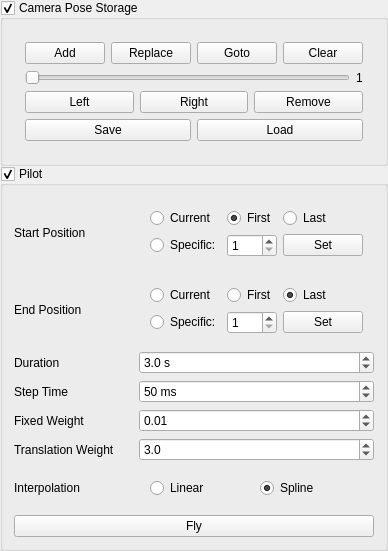
<?xml version="1.0" encoding="UTF-8"?>
<ui version="4.0">
 <class>VisualizerCamControlClass</class>
 <widget class="QWidget" name="VisualizerCamControlClass">
  <property name="geometry">
   <rect>
    <x>0</x>
    <y>0</y>
    <width>317</width>
    <height>474</height>
   </rect>
  </property>
  <property name="sizePolicy">
   <sizepolicy hsizetype="Preferred" vsizetype="Preferred">
    <horstretch>0</horstretch>
    <verstretch>0</verstretch>
   </sizepolicy>
  </property>
  <property name="minimumSize">
   <size>
    <width>0</width>
    <height>0</height>
   </size>
  </property>
  <property name="baseSize">
   <size>
    <width>0</width>
    <height>0</height>
   </size>
  </property>
  <property name="windowTitle">
   <string>Lidar Image Processing</string>
  </property>
  <layout class="QVBoxLayout" name="verticalLayout">
   <property name="spacing">
    <number>0</number>
   </property>
   <property name="margin">
    <number>0</number>
   </property>
   <item>
    <widget class="QGroupBox" name="gbFrameProcessing">
     <property name="title">
      <string>Camera Pose Storage</string>
     </property>
     <property name="checkable">
      <bool>true</bool>
     </property>
     <property name="checked">
      <bool>true</bool>
     </property>
     <layout class="QVBoxLayout" name="verticalLayout_3">
      <item>
       <widget class="QWidget" name="wFrameProcessing" native="true">
        <layout class="QVBoxLayout" name="verticalLayout_2">
         <item>
          <layout class="QHBoxLayout" name="horizontalLayout">
           <item>
            <widget class="QPushButton" name="pbAdd">
             <property name="text">
              <string>Add</string>
             </property>
            </widget>
           </item>
           <item>
            <widget class="QPushButton" name="pbReplace">
             <property name="text">
              <string>Replace</string>
             </property>
            </widget>
           </item>
           <item>
            <widget class="QPushButton" name="pbGoto">
             <property name="text">
              <string>Goto</string>
             </property>
            </widget>
           </item>
           <item>
            <spacer name="horizontalSpacer">
             <property name="orientation">
              <enum>Qt::Horizontal</enum>
             </property>
             <property name="sizeHint" stdset="0">
              <size>
               <width>40</width>
               <height>20</height>
              </size>
             </property>
            </spacer>
           </item>
           <item>
            <widget class="QPushButton" name="pbClear">
             <property name="text">
              <string>Clear</string>
             </property>
            </widget>
           </item>
          </layout>
         </item>
         <item>
          <layout class="QHBoxLayout" name="horizontalLayout_4">
           <item>
            <widget class="QSlider" name="hsStorage">
             <property name="minimum">
              <number>1</number>
             </property>
             <property name="maximum">
              <number>1</number>
             </property>
             <property name="orientation">
              <enum>Qt::Horizontal</enum>
             </property>
            </widget>
           </item>
           <item>
            <widget class="QLabel" name="lStorageSelect">
             <property name="text">
              <string>1</string>
             </property>
            </widget>
           </item>
          </layout>
         </item>
         <item>
          <layout class="QHBoxLayout" name="horizontalLayout_2">
           <item>
            <widget class="QPushButton" name="pbLeft">
             <property name="text">
              <string>Left</string>
             </property>
            </widget>
           </item>
           <item>
            <widget class="QPushButton" name="pbRight">
             <property name="text">
              <string>Right</string>
             </property>
            </widget>
           </item>
           <item>
            <widget class="QPushButton" name="pbRemove">
             <property name="text">
              <string>Remove</string>
             </property>
            </widget>
           </item>
          </layout>
         </item>
         <item>
          <layout class="QHBoxLayout" name="horizontalLayout_5">
           <item>
            <widget class="QPushButton" name="pbSave">
             <property name="text">
              <string>Save</string>
             </property>
            </widget>
           </item>
           <item>
            <widget class="QPushButton" name="pbLoad">
             <property name="text">
              <string>Load</string>
             </property>
            </widget>
           </item>
          </layout>
         </item>
        </layout>
       </widget>
      </item>
     </layout>
    </widget>
   </item>
   <item>
    <widget class="QGroupBox" name="gbPilot">
     <property name="enabled">
      <bool>true</bool>
     </property>
     <property name="title">
      <string>Pilot</string>
     </property>
     <property name="checkable">
      <bool>true</bool>
     </property>
     <property name="checked">
      <bool>true</bool>
     </property>
     <layout class="QVBoxLayout" name="verticalLayout_5">
      <property name="spacing">
       <number>0</number>
      </property>
      <property name="margin">
       <number>0</number>
      </property>
      <item>
       <widget class="QWidget" name="wPilot" native="true">
        <property name="enabled">
         <bool>true</bool>
        </property>
        <layout class="QVBoxLayout" name="verticalLayout_4">
         <item>
          <layout class="QGridLayout" name="gridLayout_3">
           <item row="0" column="0">
            <widget class="QLabel" name="label">
             <property name="text">
              <string>Start Position</string>
             </property>
            </widget>
           </item>
           <item row="0" column="1">
            <widget class="QWidget" name="wStart" native="true">
             <layout class="QGridLayout" name="gridLayout">
              <item row="0" column="0">
               <widget class="QRadioButton" name="rbStartCurrent">
                <property name="text">
                 <string>Current</string>
                </property>
                <property name="checked">
                 <bool>false</bool>
                </property>
               </widget>
              </item>
              <item row="0" column="1">
               <widget class="QRadioButton" name="rbStartFirst">
                <property name="text">
                 <string>First</string>
                </property>
                <property name="checked">
                 <bool>true</bool>
                </property>
               </widget>
              </item>
              <item row="0" column="2">
               <widget class="QRadioButton" name="rbStartLast">
                <property name="text">
                 <string>Last</string>
                </property>
               </widget>
              </item>
              <item row="1" column="0">
               <widget class="QRadioButton" name="rbStartSpecific">
                <property name="text">
                 <string>Specific:</string>
                </property>
               </widget>
              </item>
              <item row="1" column="1">
               <widget class="QSpinBox" name="sbStart">
                <property name="minimum">
                 <number>1</number>
                </property>
               </widget>
              </item>
              <item row="1" column="2">
               <widget class="QPushButton" name="pbSetStart">
                <property name="text">
                 <string>Set</string>
                </property>
               </widget>
              </item>
             </layout>
            </widget>
           </item>
           <item row="1" column="0">
            <widget class="QLabel" name="label_2">
             <property name="text">
              <string>End Position</string>
             </property>
            </widget>
           </item>
           <item row="2" column="0">
            <widget class="QLabel" name="label_4">
             <property name="text">
              <string>Duration</string>
             </property>
            </widget>
           </item>
           <item row="2" column="1">
            <widget class="QDoubleSpinBox" name="dsbDuration">
             <property name="suffix">
              <string> s</string>
             </property>
             <property name="decimals">
              <number>1</number>
             </property>
             <property name="minimum">
              <double>0.500000000000000</double>
             </property>
             <property name="maximum">
              <double>1000.000000000000000</double>
             </property>
             <property name="singleStep">
              <double>1.000000000000000</double>
             </property>
             <property name="value">
              <double>3.000000000000000</double>
             </property>
            </widget>
           </item>
           <item row="6" column="0">
            <widget class="QLabel" name="label_5">
             <property name="text">
              <string>Interpolation</string>
             </property>
            </widget>
           </item>
           <item row="6" column="1">
            <widget class="QWidget" name="wInterpol" native="true">
             <layout class="QHBoxLayout" name="horizontalLayout_3">
              <item>
               <widget class="QRadioButton" name="rbInterpolLinear">
                <property name="text">
                 <string>Linear</string>
                </property>
                <property name="checked">
                 <bool>false</bool>
                </property>
               </widget>
              </item>
              <item>
               <widget class="QRadioButton" name="rbInterpolSpline">
                <property name="enabled">
                 <bool>true</bool>
                </property>
                <property name="text">
                 <string>Spline</string>
                </property>
                <property name="checkable">
                 <bool>true</bool>
                </property>
                <property name="checked">
                 <bool>true</bool>
                </property>
               </widget>
              </item>
             </layout>
            </widget>
           </item>
           <item row="1" column="1">
            <widget class="QWidget" name="wStop" native="true">
             <layout class="QGridLayout" name="gridLayout_2">
              <item row="0" column="0">
               <widget class="QRadioButton" name="rbStopCurrent">
                <property name="text">
                 <string>Current</string>
                </property>
                <property name="checked">
                 <bool>false</bool>
                </property>
               </widget>
              </item>
              <item row="0" column="1">
               <widget class="QRadioButton" name="rbStopFirst">
                <property name="text">
                 <string>First</string>
                </property>
                <property name="checked">
                 <bool>false</bool>
                </property>
               </widget>
              </item>
              <item row="0" column="2">
               <widget class="QRadioButton" name="rbStopLast">
                <property name="text">
                 <string>Last</string>
                </property>
                <property name="checked">
                 <bool>true</bool>
                </property>
               </widget>
              </item>
              <item row="1" column="0">
               <widget class="QRadioButton" name="rbStopSpecific">
                <property name="text">
                 <string>Specific:</string>
                </property>
               </widget>
              </item>
              <item row="1" column="1">
               <widget class="QSpinBox" name="sbStop">
                <property name="minimum">
                 <number>1</number>
                </property>
               </widget>
              </item>
              <item row="1" column="2">
               <widget class="QPushButton" name="pbSetStop">
                <property name="text">
                 <string>Set</string>
                </property>
               </widget>
              </item>
             </layout>
            </widget>
           </item>
           <item row="3" column="0">
            <widget class="QLabel" name="label_3">
             <property name="text">
              <string>Step Time</string>
             </property>
            </widget>
           </item>
           <item row="3" column="1">
            <widget class="QSpinBox" name="sbStepTime">
             <property name="suffix">
              <string> ms</string>
             </property>
             <property name="minimum">
              <number>1</number>
             </property>
             <property name="maximum">
              <number>1000</number>
             </property>
             <property name="singleStep">
              <number>10</number>
             </property>
             <property name="value">
              <number>50</number>
             </property>
            </widget>
           </item>
           <item row="4" column="0">
            <widget class="QLabel" name="label_6">
             <property name="text">
              <string>Fixed Weight</string>
             </property>
            </widget>
           </item>
           <item row="5" column="0">
            <widget class="QLabel" name="label_7">
             <property name="text">
              <string>Translation Weight</string>
             </property>
            </widget>
           </item>
           <item row="4" column="1">
            <widget class="QDoubleSpinBox" name="dsbFixedWeight">
             <property name="singleStep">
              <double>0.100000000000000</double>
             </property>
             <property name="value">
              <double>0.010000000000000</double>
             </property>
            </widget>
           </item>
           <item row="5" column="1">
            <widget class="QDoubleSpinBox" name="dsbTransWeight">
             <property name="decimals">
              <number>1</number>
             </property>
             <property name="minimum">
              <double>0.100000000000000</double>
             </property>
             <property name="singleStep">
              <double>0.500000000000000</double>
             </property>
             <property name="value">
              <double>3.000000000000000</double>
             </property>
            </widget>
           </item>
          </layout>
         </item>
         <item>
          <widget class="QPushButton" name="pbFly">
           <property name="text">
            <string>Fly</string>
           </property>
           <property name="checkable">
            <bool>true</bool>
           </property>
           <property name="checked">
            <bool>false</bool>
           </property>
          </widget>
         </item>
        </layout>
       </widget>
      </item>
     </layout>
    </widget>
   </item>
  </layout>
 </widget>
 <layoutdefault spacing="6" margin="11"/>
 <resources/>
 <connections>
  <connection>
   <sender>sbStart</sender>
   <signal>valueChanged(int)</signal>
   <receiver>rbStartSpecific</receiver>
   <slot>click()</slot>
   <hints>
    <hint type="sourcelabel">
     <x>246</x>
     <y>205</y>
    </hint>
    <hint type="destinationlabel">
     <x>175</x>
     <y>205</y>
    </hint>
   </hints>
  </connection>
  <connection>
   <sender>sbStop</sender>
   <signal>valueChanged(int)</signal>
   <receiver>rbStopSpecific</receiver>
   <slot>click()</slot>
   <hints>
    <hint type="sourcelabel">
     <x>246</x>
     <y>266</y>
    </hint>
    <hint type="destinationlabel">
     <x>175</x>
     <y>266</y>
    </hint>
   </hints>
  </connection>
  <connection>
   <sender>gbPilot</sender>
   <signal>toggled(bool)</signal>
   <receiver>wPilot</receiver>
   <slot>setVisible(bool)</slot>
   <hints>
    <hint type="sourcelabel">
     <x>193</x>
     <y>418</y>
    </hint>
    <hint type="destinationlabel">
     <x>193</x>
     <y>429</y>
    </hint>
   </hints>
  </connection>
  <connection>
   <sender>hsStorage</sender>
   <signal>valueChanged(int)</signal>
   <receiver>lStorageSelect</receiver>
   <slot>setNum(int)</slot>
   <hints>
    <hint type="sourcelabel">
     <x>169</x>
     <y>77</y>
    </hint>
    <hint type="destinationlabel">
     <x>332</x>
     <y>77</y>
    </hint>
   </hints>
  </connection>
  <connection>
   <sender>gbFrameProcessing</sender>
   <signal>toggled(bool)</signal>
   <receiver>wFrameProcessing</receiver>
   <slot>setVisible(bool)</slot>
   <hints>
    <hint type="sourcelabel">
     <x>193</x>
     <y>66</y>
    </hint>
    <hint type="destinationlabel">
     <x>193</x>
     <y>78</y>
    </hint>
   </hints>
  </connection>
 </connections>
</ui>
